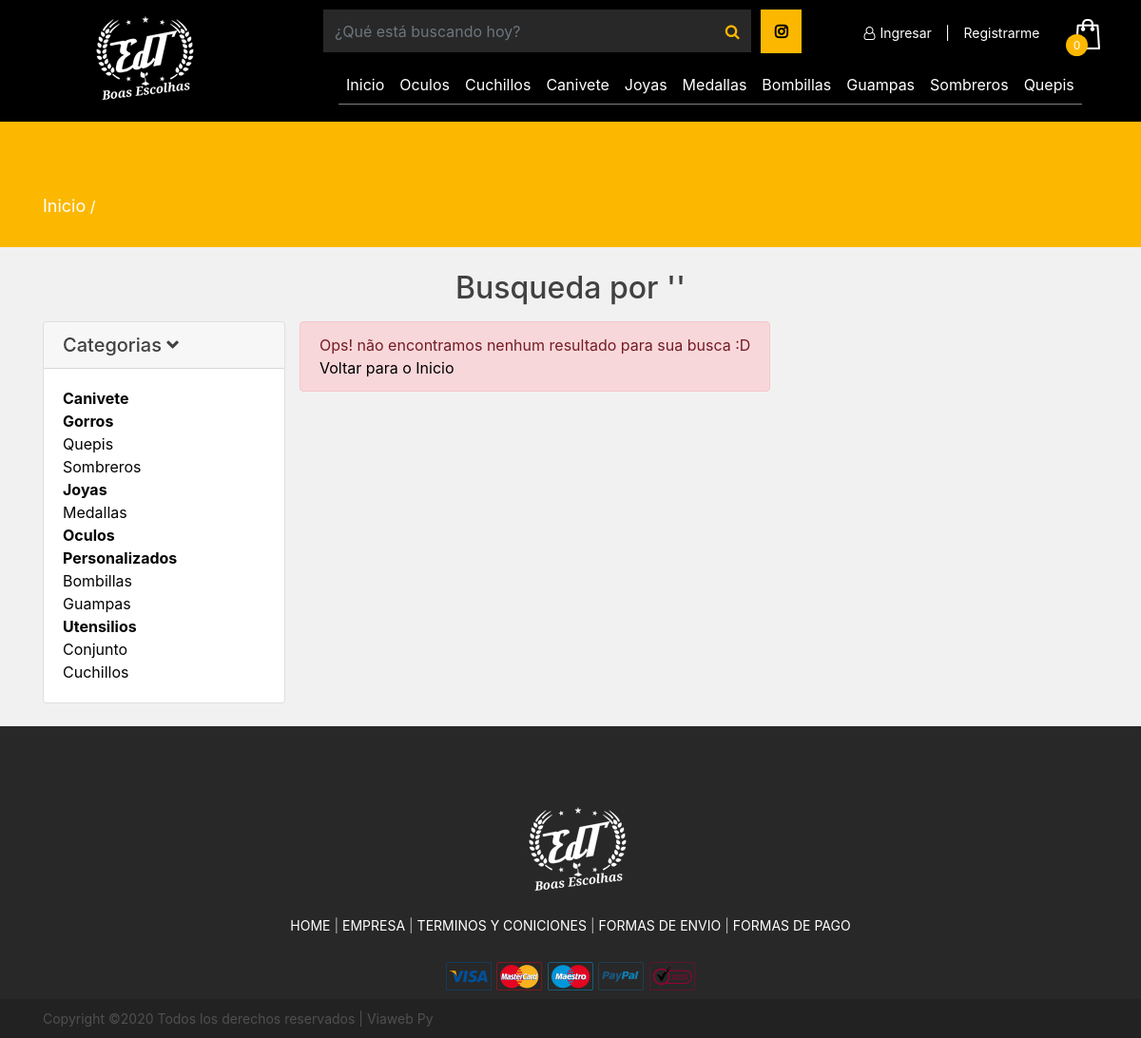
The page /categorie.php on the database its author committed.
### tables this page shows
CREATE TABLE IF NOT EXISTS `tb_categoria` (
  `id` int(11) NOT NULL AUTO_INCREMENT,
  `nombre` varchar(80) NOT NULL,
  `id_padre` int(11) DEFAULT NULL,
  `menu` tinyint(1) NOT NULL,
  `activo` tinyint(1) NOT NULL,
  PRIMARY KEY (`id`)
);

### includes/funciones.php (called while the page is built, shortened)
<?php
	function getAllMenuCategorias () {
		$connection = conn();
		$sql = "SELECT * FROM tb_categoria WHERE activo = '1' AND menu='1'";
		$query = $connection->prepare($sql);
		$query->execute();
		if ($query->rowCount() > 0) {
			$result= $query->fetchAll();
		} else {
			$result = null;
		}
		return $result;
	}
	function getCategorias () {
		$connection = conn();
		$sql = "SELECT * FROM tb_categoria WHERE id_padre IS NULL ORDER BY nombre ASC";
		$query = $connection->prepare($sql);
		$query->execute();
		if ($query->rowCount() > 0) {
			$result= $query->fetchAll();
		} else {
			$result = null;
		}
		return $result;
	}
	function getSubCategorias ($categoria) {
		$connection = conn();
		$sql = "SELECT * FROM tb_categoria WHERE id_padre = '$categoria' ORDER BY nombre ASC";
		$query = $connection->prepare($sql);
		$query->execute();
		if ($query->rowCount() > 0) {
			$result= $query->fetchAll();
		} else {
			$result = null;
		}
		return $result;
	}
	function getCategoria ($categoria) {
		$connection = conn();
		$sql = "SELECT * FROM tb_categoria WHERE id = '$categoria' ";
		$query = $connection->prepare($sql);
		$query->execute();
		if ($query->rowCount() > 0) {
			$result= $query->fetch();
		} else {
			$result = null;
		}
		return $result;
	}
	function countCart() {
		$total=0;
		if (isset($_SESSION['cart'])) {
			foreach ($_SESSION['cart'] as $counter) {
				$total++;
			}
			$_SESSION['total_item_cart'] = $total;
			return $total;
		} else {
			return $total;
		}
	}
?>

### categorie.php (the view, shortened to what this page needs)
<!DOCTYPE html>
<html lang="zxx">
<?php
	include("includes/head.php");
	include_once "includes/funciones.php";
	if (isset($_GET['cat']) && $_GET['cat'] > 0) {
		$categoria = $_GET['cat'];
		$productos = getProdbyCategoria($categoria);
	} else {
		$categoria = "";
	}
?>
<body>
	<?php include("includes/header.php"); ?>
	<div class="page-info-section page-info-big">
		<div class="container">
			<div class="site-breadcrumb">
				<a href="index.php">Inicio</a> /
			</div>
		</div>
	</div>
	<div class="container gral-container">
		<br>
		<div class="box-title">
			<?php
				$categ=getCategoria($categoria);
				if( $categ ){
			?>
			<h3 class="h2 text-center">Productos en <?php echo $categ['nombre']?> </h3>
			<?php
				} else {
			?>
			<h3 class="h2 text-center">Busqueda por '<?php echo $_GET['search']?>' </h3>
			<?php }  ?>
		</div>
		<div class="row">
			<div class="col-md-3">
				<div class="accordion md-accordion" id="accordionEx" role="tablist" aria-multiselectable="true">
					<div class="card" id="block-categoria">
						<div class="card-header bg-primario" role="tab" id="headingOne1">
							<a data-toggle="collapse" data-parent="#accordionEx" href="#collapseOne1" aria-expanded="true"
							aria-controls="collapseOne1">
								<h5 class="mb-0">
									Categorias <i class="fas fa-angle-down rotate-icon"></i>
								</h5>
							</a>
						</div>
						<div id="collapseOne1" class="collapse show" role="tabpanel" aria-labelledby="headingOne1" data-parent="#accordionEx">
							<div class="card-body">
							<?php
								$categorias = getCategorias();
								foreach ($categorias as $categoria){
							?>
								<a type="button" class="listado" href="categorie.php?cat=<?php echo($categoria['id']) ?>"><b><?php echo($categoria['nombre']) ?></b></a><br>
								<div>
									<?php
										$subcategorias = getSubCategorias($categoria['id']);
										if($subcategorias){
											foreach ($subcategorias as $subcategoria) {
									?>
										<a  class="listado" href="categorie.php?cat=<?php echo($subcategoria['id']) ?>"><?php echo($subcategoria['nombre']) ?></a><br>
									<?php
												}
											}
									?>
								</div>
							<?php
								}
							?>
							</div>
						</div>
					</div>
				</div>
			</div>
			<div class="col-md-9">
				<div class="row">
					<?php
						if ($productos == NULL){
					?>
					<div class="alert alert-danger" role="alert">
						Ops! não encontramos nenhum resultado para sua busca :D<br>
						<a href="index.php" style="color: black">Voltar para o Inicio</a>
					</div>
				<?php }  ?>
				</div>
			</div>
		</div>
	</div>
	<br>
	<?php include("includes/footer.php");?>
</body>
</html>

### includes/header.php (shortened to what this page needs)
<?php
	$categorias= getAllMenuCategorias();
?>
<header>
<div class="container-fluid">
	<div class="row">
		<div class="container">
			<div class="row">
				<div class= "col-md-3">
					<div class="site-logo">
						<img src="img/logo.png" id="logo" alt="logo" >
					</div>
				</div>
				<div class="col-md-9 col-sm-12 menu-area" id="menu">
					<div class="row">
						<div class="col-md-8 col-sm-12">
							<div class="input-group" id="busqueda">
								<input type="text" class="form-control" placeholder="¿Qué está buscando hoy?" id="busqueda-header">
								<div class="input-group-append">
									<button class="btn btn-secondary" type="button" onclick="sentSearch()">
										<i class="fa fa-search"></i>
									</button>
								</div>
							</div>
							<div class="social-top d-none d-lg-block d-md-block">
								<a href=""><i class="fa fa-instagram" aria-hidden="true"></i></a>
							</div>
						</div>
						<div class="col-md-4 col-sm-12">
							<div class="row">
								<div class="col-10 col-md-12">
									<div class="" style="margin-top: 10px;">
										<div class="header-right">
											<?php
												if (!isset($_SESSION['usuario'])){
											?>
												<a href="ingresar.php" class="user-menu register" style="margin-right: 10px;"> <i class="fa fa-user-o" aria-hidden="true"></i>Ingresar</a>
												<span class="user-menu register" style="margin-right: 10px;">|</span>
												<a href="registrar.php" class="user-menu register" style="margin-left: 0px;"> Registrarme</a>
											<?php } ?>
											<a href="cart.php" class="card-bag"><img src="img/icons/bag.png" alt=""><span><?php echo countCart(); ?></span></a>
										</div>
									</div>
								</div>
							</div>
						</div>
					</div>
					<div class="col-md-12">
						<nav class="navbar navbar-expand-lg navbar-light bg-light">
							<div class="collapse navbar-collapse" id="navbarNavAltMarkup">
								<div class="navbar-nav">
									<a class="nav-item nav-link " href="index.php">Inicio <span class="sr-only">(current)</span></a>
									<?php foreach ($categorias as $cat) { ?>
										<a class="nav-item nav-link" href="categorie.php?cat=<?php echo $cat['id']?>"><?php echo $cat['nombre']?></a>
									<?php } ?>
								</div>
							</div>
						</nav>
					</div>
				</div>
			</div>
		</div>
	</div>
</div>
</header>

### css/style.css (style rules this page uses)
html, body { height: 100%; font-family: 'Raleway', sans-serif; -webkit-font-smoothing: antialiased; font-smoothing: antialiased; }
h1, h2, h3, h4, h5, h6 { margin: 0; font-weight: 500; color: #414141; }
h3 { font-size: 30px; }
h5 { font-size: 18px; }
img { max-width: 100%; }
.site-logo { display: inline-block; padding-top: 0; float: left; }
.header-right { float: right; }
.header-right a { display: inline-block; }
.header-right .card-bag { position: relative; text-align: center; }
.header-right .card-bag span { position: absolute; width: 23px; height: 23px; left: -7px; bottom: -7px; padding-top: 3px; border-radius: 50px; background: #414141; font-size: 12px; color: #fff; }
.page-info-section { background: #ebebeb; }
.page-info-section.page-info-big { padding: 135px 0; }
.page-info-section .container { position: relative; }
.site-breadcrumb { color: #909090; }
.site-breadcrumb a { font-size: 18px; color: #909090; }
@media (min-width: 1200px) { .container { max-width: 1176px; } }
.page-info-section { background: black; }
.site-breadcrumb { color: white; }
.site-breadcrumb a { color: white; }
.listado { color: #040404; }

### css/edt.css (style rules this page uses)
body { background-color: #f1f1f1; }
a { text-decoration: none !important; }
header { background: black; z-index: 999; }
header .menu-area { padding: 10px; }
#busqueda { width: 85%; float: left; }
#busqueda input { background: #282828; border: 0; border-radius: 0; height: 45px; margin-left: 15px; }
#busqueda button { background: #282828; border: 0; border-radius: 0; }
#busqueda i { color: #fcb800; }
.social-top .fa.fa-instagram { background: #fcb800; padding: 15px; color: black; font-weight: 900; margin-left: 10px; }
.header-right .card-bag span { background-color: #fcb800; }
.site-logo { padding-top: 12px; float: left; }
.user-menu { color: #fff; padding: 0; margin-right: 30px; font-size: 14px; }
.user-menu i { color: #fff; padding: 0 5px; }
.page-info-section { background: #fcb800; }
.page-info-section.page-info-big { padding: 75px 0 30px 0; }
.bg-light { background-color: #000000 !important; margin-top: 5px; }
.navbar-light .navbar-nav .nav-link { color: white; border-bottom: 1px solid grey; }

### rows shown on the page
tb_categoria: nombre "Oculos"
tb_categoria: nombre "Cuchillos"
tb_categoria: nombre "Canivete"
tb_categoria: nombre "Joyas"
tb_categoria: nombre "Medallas"
tb_categoria: nombre "Bombillas"
tb_categoria: nombre "Guampas"
tb_categoria: nombre "Sombreros"
tb_categoria: nombre "Quepis"
tb_categoria: nombre "Gorros"
tb_categoria: nombre "Personalizados"
tb_categoria: nombre "Utensilios"
tb_categoria: nombre "Conjunto"

### other values the page prints
countCart() "0"
